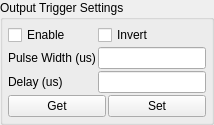
             <widget class="QGroupBox" name="trigSetting">
              <property name="sizePolicy">
               <sizepolicy hsizetype="Preferred" vsizetype="Minimum">
                <horstretch>0</horstretch>
                <verstretch>0</verstretch>
               </sizepolicy>
              </property>
              <property name="title">
               <string>Output Trigger Settings</string>
              </property>
              <layout class="QVBoxLayout" name="verticalLayout_11">
               <property name="spacing">
                <number>2</number>
               </property>
               <property name="leftMargin">
                <number>5</number>
               </property>
               <property name="topMargin">
                <number>5</number>
               </property>
               <property name="rightMargin">
                <number>5</number>
               </property>
               <property name="bottomMargin">
                <number>5</number>
               </property>
               <item>
                <layout class="QGridLayout" name="gridLayout_21">
                 <property name="spacing">
                  <number>2</number>
                 </property>
                 <item row="0" column="2">
                  <widget class="QCheckBox" name="camTrigInv">
                   <property name="text">
                    <string>Invert</string>
                   </property>
                  </widget>
                 </item>
                 <item row="0" column="1">
                  <widget class="QCheckBox" name="camTrigEnable">
                   <property name="text">
                    <string>Enable</string>
                   </property>
                  </widget>
                 </item>
                 <item row="1" column="2">
                  <widget class="QLineEdit" name="camTrigWidth">
                   <property name="sizePolicy">
                    <sizepolicy hsizetype="MinimumExpanding" vsizetype="Fixed">
                     <horstretch>0</horstretch>
                     <verstretch>0</verstretch>
                    </sizepolicy>
                   </property>
                   <property name="toolTip">
                    <string>Range : 0 - 2000000</string>
                   </property>
                  </widget>
                 </item>
                 <item row="2" column="1">
                  <widget class="QLabel" name="camTrigDelayLab">
                   <property name="text">
                    <string>Delay (us)</string>
                   </property>
                  </widget>
                 </item>
                 <item row="1" column="1">
                  <widget class="QLabel" name="camTrigWidthLab">
                   <property name="text">
                    <string>Pulse Width (us)</string>
                   </property>
                  </widget>
                 </item>
                 <item row="2" column="2">
                  <widget class="QLineEdit" name="camTrigDelay">
                   <property name="sizePolicy">
                    <sizepolicy hsizetype="MinimumExpanding" vsizetype="Fixed">
                     <horstretch>0</horstretch>
                     <verstretch>0</verstretch>
                    </sizepolicy>
                   </property>
                   <property name="toolTip">
                    <string>Range : 0 - 2000000</string>
                   </property>
                  </widget>
                 </item>
                </layout>
               </item>
               <item>
                <spacer name="verticalSpacer_8">
                 <property name="orientation">
                  <enum>Qt::Vertical</enum>
                 </property>
                 <property name="sizeType">
                  <enum>QSizePolicy::MinimumExpanding</enum>
                 </property>
                 <property name="sizeHint" stdset="0">
                  <size>
                   <width>20</width>
                   <height>0</height>
                  </size>
                 </property>
                </spacer>
               </item>
               <item>
                <layout class="QHBoxLayout" name="horizontalLayout_9">
                 <property name="spacing">
                  <number>2</number>
                 </property>
                 <item>
                  <widget class="QPushButton" name="camTrigGet">
                   <property name="text">
                    <string>Get</string>
                   </property>
                  </widget>
                 </item>
                 <item>
                  <widget class="QPushButton" name="camTrigSet">
                   <property name="text">
                    <string>Set</string>
                   </property>
                  </widget>
                 </item>
                </layout>
               </item>
              </layout>
             </widget>
